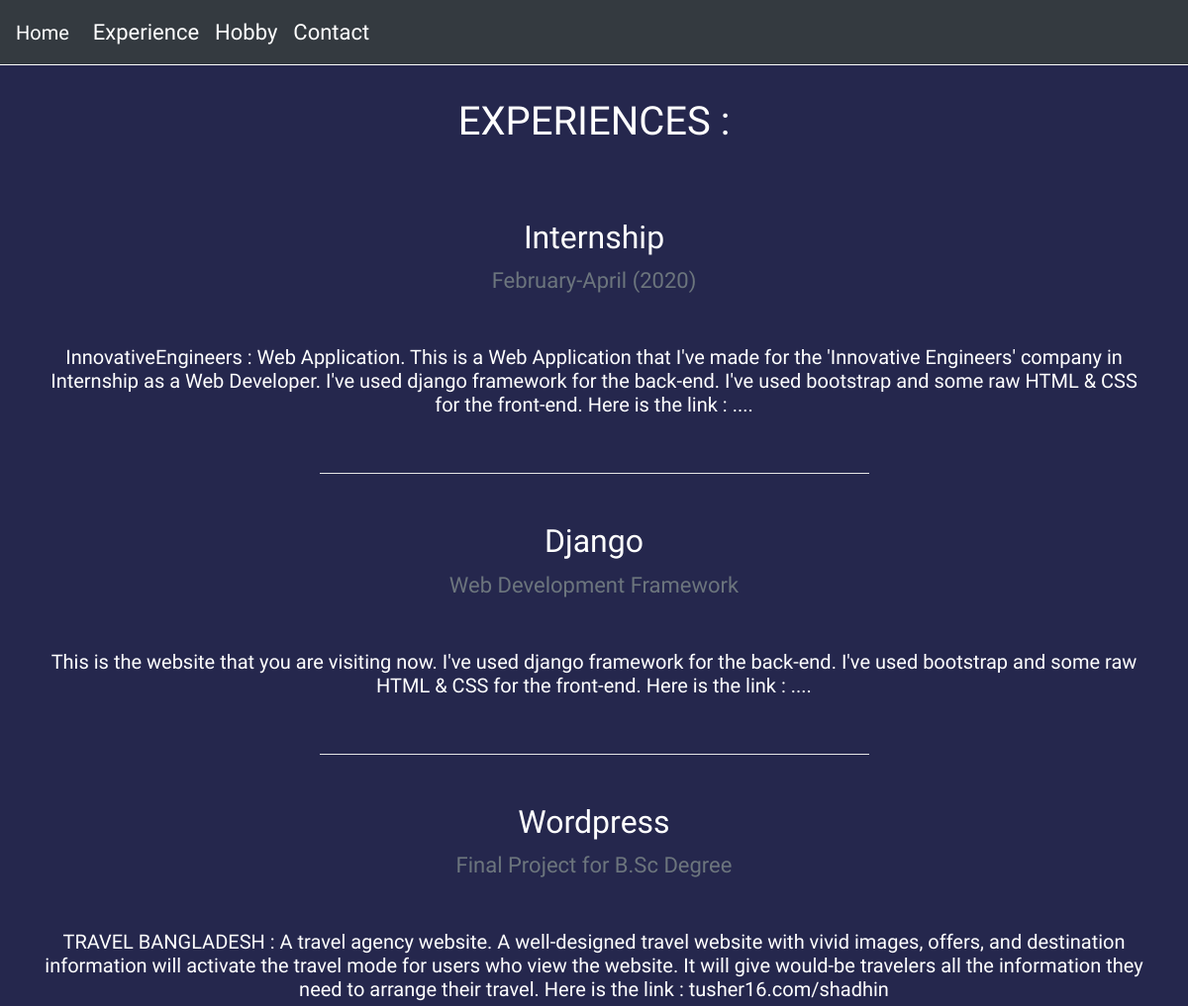
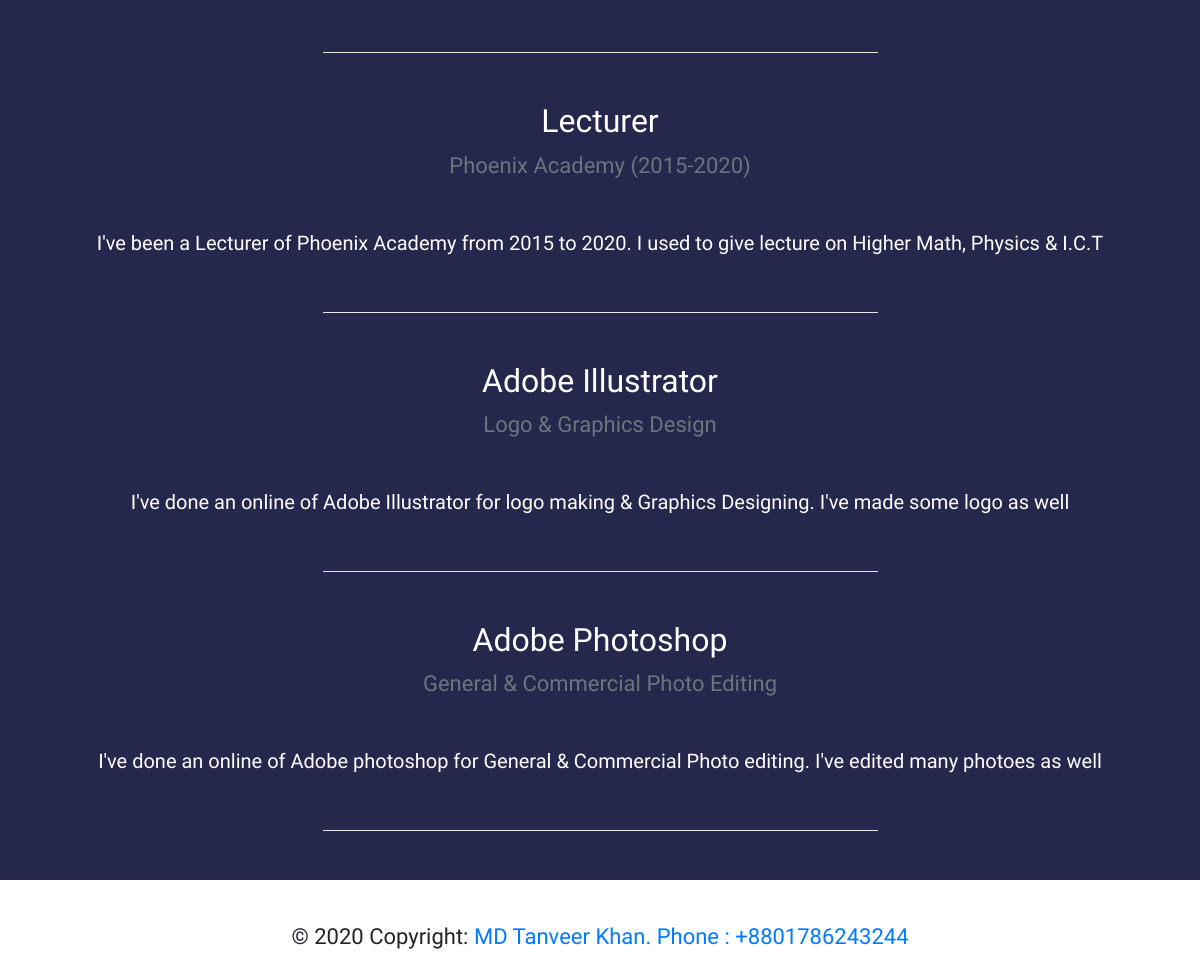
Page /experiences on the committed database (2 pictures, top to bottom).
### courses/models.py (models this page shows)
class experience(models.Model):
    title=models.CharField(max_length=255)
    duration=models.CharField(max_length=255)
    description=models.CharField(max_length=10055)
    image=models.FileField(upload_to='courses/static', blank=True)

### courses/views.py (the view)
# urls.py: path('experiences', views.index, name="experiences"),
def index(request):
    exp = experience.objects.all()
    return render(request, 'exp.html', {'x': exp})

### courses/templates/exp.html (shortened to what this page needs)
{% extends 'base.html' %}
{% block content %}
{% load static %}
<head>
</head>
<br>
<div style="text-align:center; background-color: #25274d"; >
    <br>
    <h1 style="color:white;">EXPERIENCES : </h1>
        <br>
        <br>
    {% for x in x %}
        <div class="container">
        <h2 style="text-align:center ; color:white;">{{ x.title }}</h2>
        <p class="text-muted" style="test-align:center";>{{ x.duration }}</p><br>
        <h5 style="text-align:center; color:white;">{{ x.description }}</h5> <br>
            <hr style="width:50%;text-align:center;" color="white" >
            <br>
        </div>
    {% endfor %}
    </div>
{% endblock %}

### courses/templates/base.html (shortened to what this page needs)
<!doctype html>
<html lang="en">
{% load static %}
<head>
    <link rel="stylesheet" href="https://stackpath.bootstrapcdn.com/bootstrap/4.4.1/css/bootstrap.min.css"
>
</head>
<body>
<header>
    <div class="container" style="background-color:#ff9b00";>
    <nav class="navbar navbar-expand-md navbar-dark fixed-top bg-dark" style="text-align:center; background-color: #ff9b00";>
        <a class="navbar-brand" href="{% url 'home' %}">Home</a>
        <div class="collapse navbar-collapse" id="navbarCollapse">
            <ul class="navbar-nav mr-auto">
                <li class="nav-item active">
                    <a class="nav-link" href="{% url 'experiences' %}">Experience <span class="sr-only">(current)</span></a>
                </li>
                <li class="nav-item active">
                    <a class="nav-link" href="{% url 'hobby' %}">Hobby </a>
                </li>
                <li class="nav-item active ">
                    <a class="nav-link " href="{% url 'contact' %}" >Contact</a>
                </li>
            </ul>
        </div>
        <br>
    </nav>
    </div>
</header>
    <br>
    {% block content %}
    {% endblock %}
<footer class="page-footer font-small blue pt-4" style="background-color:Dark";>
  <div class="footer-copyright text-center py-3"  >© 2020 Copyright:
    <a href="{% url 'home' %}">MD Tanveer Khan. Phone : +8801786243244 </a>
  </div>
</footer>
</body>
</html>

### courses/templates/exp.html (style rules this page uses)
body { font-family: 'Didact Gothic';font-size: 22px; }

### rows in the picture
experience: title "Internship", duration "February-April (2020)", description "InnovativeEngineers : Web Application. This is a Web Application that I've made for the 'Innovative Engineers' company in Internship as a Web Developer. I've used django framework for the back-end. I've used bootstrap and some raw HTML & CSS for the front-end. Here is the link : ...."
experience: title "Django", duration "Web Development Framework", description "This is the website that you are visiting now. I've used django framework for the back-end. I've used bootstrap and some raw HTML & CSS for the front-end. Here is the link : ...."
experience: title "Wordpress", duration "Final Project for B.Sc Degree", description "TRAVEL BANGLADESH : A travel agency website. A well-designed travel website with vivid images, offers, and destination information will activate the travel mode for users who view the website. It will give would-be travelers all the information they need to arrange their travel. Here is the link : tusher16.com/shadhin"
experience: title "Lecturer", duration "Phoenix Academy (2015-2020)", description "I've been a Lecturer of Phoenix Academy from 2015 to 2020. I used to give lecture on Higher Math, Physics & I.C.T"
experience: title "Adobe Illustrator", duration "Logo & Graphics Design", description "I've done an online of Adobe Illustrator for logo making & Graphics Designing. I've made some logo as well"
experience: title "Adobe Photoshop", duration "General & Commercial Photo Editing", description "I've done an online of Adobe photoshop for General & Commercial Photo editing. I've edited many photoes as well"
